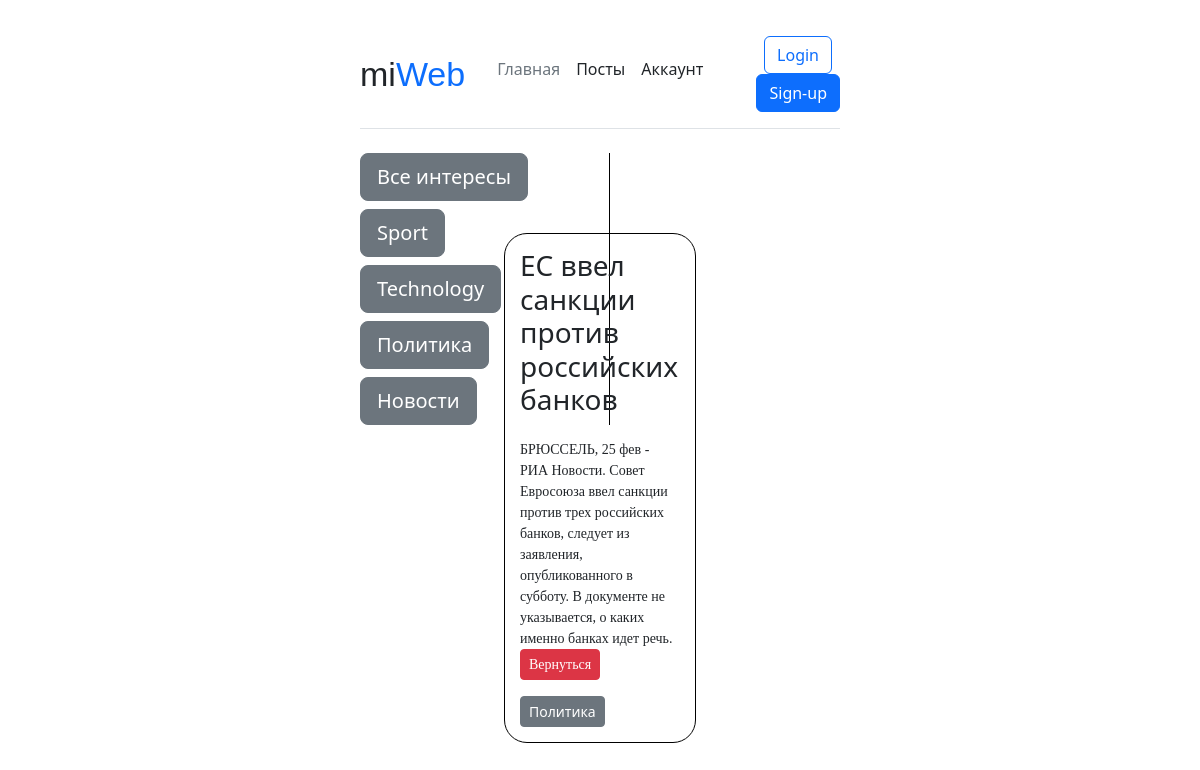
Screenshot of /post/7/ with the database file from the repository.
### main/models.py (models this page shows, shortened)
class Category(models.Model):
    name = models.CharField(max_length=50, db_index=True)
    class Meta:
        verbose_name = 'Категория'
        verbose_name_plural = 'Категории'
    def __str__(self):
        return self.name
    def get_absolute_url(self):
        return reverse('category',kwargs={'cat_id': self.pk})

class Posts(models.Model):
    title = models.CharField(max_length=150)
    description = models.TextField(null=True)
    date_posted = models.DateTimeField(auto_now_add=True)
    author = models.CharField(max_length=15)
    cat = models.ForeignKey('Category', on_delete=models.CASCADE)
    class Meta:
        verbose_name = 'Пост'
        verbose_name_plural = 'Посты'

### main/views.py (the view)
# urls.py: path('post/<int:post_id>/', views.show_post, name='post'),
def show_post(request, post_id):
    post = Posts.objects.get(id=post_id)
    return render(request,'main/post_detail.html',{'post_id': post_id,'post': post})

### main/templatetags/main_tags.py (called while the page is built)
@register.inclusion_tag('main/list_categories.html')
def show_categories(cat_selected=0):
    cats = Category.objects.all()
    return {'cats':cats, 'cat_selected':cat_selected}

### main/templates/main/post_detail.html (shortened to what this page needs)
{% extends 'main/base.html' %}
{% block content %}
    <div class="post">
            <h3 class="title">{{ post.title }}</h3><br>
            {% autoescape on %}
                <p class="desc">
                    {{ post.description}} <a class="btn btn-danger btn-sm" role="button" href="{% url 'posts_page' %}">Вернуться</a>
                </p>
            {% endautoescape %}
            <a class="btn btn-secondary btn-sm" href="{{ post.cat.get_absolute_url }}">{{ post.cat }}</a>
    </div>
{% endblock content %}

### main/templates/main/list_categories.html (shortened to what this page needs)
{% for cat in cats %}
      {% if cat.posts_set.exists %}
      {% if cat.pk == cat_selected %}
            <h4 class="btn btn-primary btn-lg">{{ cat }}</h4>
            {% else %}
                <h4><a class="btn btn-secondary btn-lg" href="{{ cat.get_absolute_url }}">{{ cat }}</a></h4>
         {% endif %}
      {% endif %}
{% endfor %}

### main/static/main/css/styles.css (style rules this page uses)
.post { border:1px solid black; margin: 0 auto; width:40%; padding:15px; border-radius:23px; margin-bottom: 20px; position:relative; bottom:200px }
.post p { margin-top:-10px; font-family:Verdana; font-size:14px; }

### rows the page displays
Category: name "Sport"
Category: name "Technology"
Category: name "Политика"
Category: name "Новости"
Posts: title "ЕС ввел санкции против российских банков", description "БРЮССЕЛЬ, 25 фев - РИА Новости. Совет Евросоюза ввел санкции против трех российских банков, следует из заявления, опубликованного в субботу. В документе не указывается, о каких именно банках идет речь.", cat "Политика"
